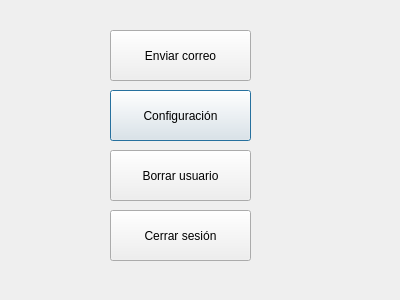
<?xml version="1.0" encoding="UTF-8"?>
<ui version="4.0">
 <class>Dialog</class>
 <widget class="QDialog" name="Dialog">
  <property name="geometry">
   <rect>
    <x>0</x>
    <y>0</y>
    <width>400</width>
    <height>300</height>
   </rect>
  </property>
  <property name="windowTitle">
   <string>Panel de usuario</string>
  </property>
  <widget class="QPushButton" name="configButton">
   <property name="geometry">
    <rect>
     <x>110</x>
     <y>90</y>
     <width>141</width>
     <height>51</height>
    </rect>
   </property>
   <property name="text">
    <string>Configuración</string>
   </property>
  </widget>
  <widget class="QPushButton" name="logoffButton">
   <property name="geometry">
    <rect>
     <x>110</x>
     <y>210</y>
     <width>141</width>
     <height>51</height>
    </rect>
   </property>
   <property name="text">
    <string>Cerrar sesión</string>
   </property>
  </widget>
  <widget class="QPushButton" name="emailButton">
   <property name="geometry">
    <rect>
     <x>110</x>
     <y>30</y>
     <width>141</width>
     <height>51</height>
    </rect>
   </property>
   <property name="text">
    <string>Enviar correo</string>
   </property>
  </widget>
  <widget class="QPushButton" name="deleteButton">
   <property name="geometry">
    <rect>
     <x>110</x>
     <y>150</y>
     <width>141</width>
     <height>51</height>
    </rect>
   </property>
   <property name="text">
    <string>Borrar usuario</string>
   </property>
  </widget>
 </widget>
 <resources/>
 <connections/>
</ui>
